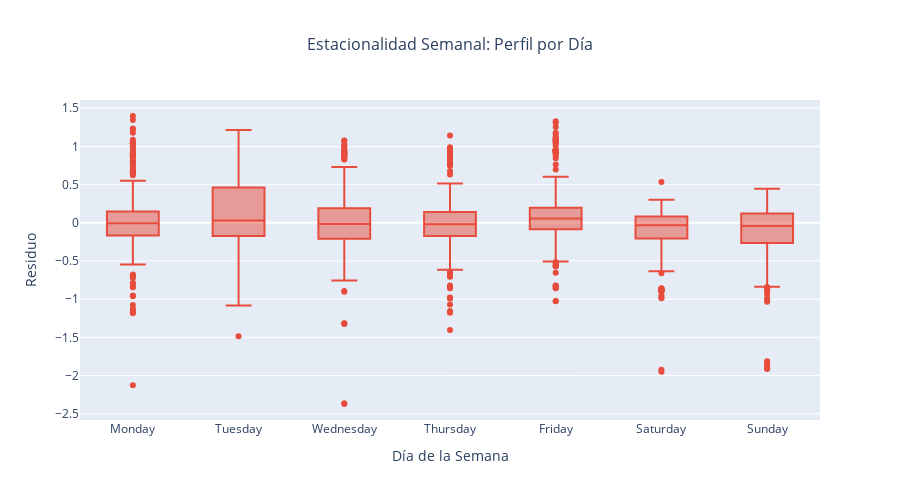

Here is the notebook cell this chart was saved with:
### Code cell
dias_orden = ["Monday", "Tuesday", "Wednesday", "Thursday", 
              "Friday", "Saturday", "Sunday"]

fig = px.box(df, x='Dia_Semana', y='Trend_Removed',
             category_orders={"Dia_Semana": dias_orden},
             title='Estacionalidad Semanal: Perfil por Día',
             labels={'Dia_Semana': 'Día de la Semana', 'Trend_Removed': 'Residuo'},
             color_discrete_sequence=['#e74c3c'])

fig.update_layout(
    title_x=0.5,
    title_font_size=16,
    height=500
)
fig.show()

### Figure 1 — Plotly figure (JSON) as saved in the notebook; plotly's stock layout.template omitted (floating-point values rounded to 4 significant figures; data arrays with more than 128 entries replaced by an {"elided": "..."} marker saying what was removed)
{"data": [{"alignmentgroup": "True", "hovertemplate": "Día de la Semana=%{x}<br>Residuo=%{y}<extra></extra>", "legendgroup": "", "marker": {"color": "#e74c3c"}, "name": "", "notched": false, "offsetgroup": "", "orientation": "v", "showlegend": false, "type": "box", "x": {"elided": "2160 str values"}, "x0": " ", "xaxis": "x", "y": {"elided": "2160 float values"}, "y0": " ", "yaxis": "y"}], "layout": {"boxmode": "group", "height": 500, "legend": {"tracegroupgap": 0}, "title": {"font": {"size": 16}, "text": "Estacionalidad Semanal: Perfil por Día", "x": 0.5}, "xaxis": {"anchor": "y", "categoryarray": ["Monday", "Tuesday", "Wednesday", "Thursday", "Friday", "Saturday", "Sunday"], "categoryorder": "array", "domain": [0, 1], "title": {"text": "Día de la Semana"}}, "yaxis": {"anchor": "x", "domain": [0, 1], "title": {"text": "Residuo"}}}}
